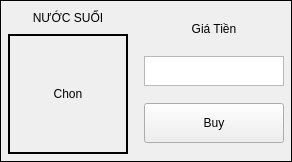
              <widget class="QFrame" name="frame_73">
               <property name="frameShape">
                <enum>QFrame::Box</enum>
               </property>
               <layout class="QHBoxLayout" name="horizontalLayout_10">
                <property name="leftMargin">
                 <number>2</number>
                </property>
                <property name="topMargin">
                 <number>2</number>
                </property>
                <property name="rightMargin">
                 <number>2</number>
                </property>
                <property name="bottomMargin">
                 <number>2</number>
                </property>
                <item>
                 <widget class="QFrame" name="frame_74">
                  <property name="sizePolicy">
                   <sizepolicy hsizetype="Expanding" vsizetype="Preferred">
                    <horstretch>0</horstretch>
                    <verstretch>0</verstretch>
                   </sizepolicy>
                  </property>
                  <property name="frameShape">
                   <enum>QFrame::Box</enum>
                  </property>
                  <property name="lineWidth">
                   <number>0</number>
                  </property>
                  <layout class="QVBoxLayout" name="verticalLayout_46">
                   <property name="leftMargin">
                    <number>5</number>
                   </property>
                   <property name="topMargin">
                    <number>5</number>
                   </property>
                   <property name="rightMargin">
                    <number>5</number>
                   </property>
                   <property name="bottomMargin">
                    <number>5</number>
                   </property>
                   <item>
                    <widget class="QLabel" name="nameID20">
                     <property name="sizePolicy">
                      <sizepolicy hsizetype="Expanding" vsizetype="Maximum">
                       <horstretch>0</horstretch>
                       <verstretch>0</verstretch>
                      </sizepolicy>
                     </property>
                     <property name="minimumSize">
                      <size>
                       <width>20</width>
                       <height>20</height>
                      </size>
                     </property>
                     <property name="maximumSize">
                      <size>
                       <width>5000</width>
                       <height>60</height>
                      </size>
                     </property>
                     <property name="frameShape">
                      <enum>QFrame::Box</enum>
                     </property>
                     <property name="lineWidth">
                      <number>0</number>
                     </property>
                     <property name="text">
                      <string>NƯỚC SUỐI</string>
                     </property>
                     <property name="alignment">
                      <set>Qt::AlignCenter</set>
                     </property>
                    </widget>
                   </item>
                   <item>
                    <widget class="QLabel" name="imageID20">
                     <property name="sizePolicy">
                      <sizepolicy hsizetype="Expanding" vsizetype="Maximum">
                       <horstretch>0</horstretch>
                       <verstretch>0</verstretch>
                      </sizepolicy>
                     </property>
                     <property name="minimumSize">
                      <size>
                       <width>120</width>
                       <height>120</height>
                      </size>
                     </property>
                     <property name="maximumSize">
                      <size>
                       <width>5000</width>
                       <height>250</height>
                      </size>
                     </property>
                     <property name="frameShape">
                      <enum>QFrame::Box</enum>
                     </property>
                     <property name="lineWidth">
                      <number>2</number>
                     </property>
                     <property name="text">
                      <string>Chon</string>
                     </property>
                     <property name="alignment">
                      <set>Qt::AlignCenter</set>
                     </property>
                    </widget>
                   </item>
                  </layout>
                 </widget>
                </item>
                <item>
                 <widget class="QFrame" name="frame_75">
                  <property name="maximumSize">
                   <size>
                    <width>150</width>
                    <height>16777215</height>
                   </size>
                  </property>
                  <layout class="QVBoxLayout" name="verticalLayout_49">
                   <property name="leftMargin">
                    <number>5</number>
                   </property>
                   <property name="topMargin">
                    <number>5</number>
                   </property>
                   <property name="rightMargin">
                    <number>5</number>
                   </property>
                   <property name="bottomMargin">
                    <number>5</number>
                   </property>
                   <item>
                    <widget class="QLabel" name="imageAc_25">
                     <property name="sizePolicy">
                      <sizepolicy hsizetype="Maximum" vsizetype="Maximum">
                       <horstretch>0</horstretch>
                       <verstretch>0</verstretch>
                      </sizepolicy>
                     </property>
                     <property name="minimumSize">
                      <size>
                       <width>20</width>
                       <height>20</height>
                      </size>
                     </property>
                     <property name="maximumSize">
                      <size>
                       <width>150</width>
                       <height>20</height>
                      </size>
                     </property>
                     <property name="frameShape">
                      <enum>QFrame::Box</enum>
                     </property>
                     <property name="lineWidth">
                      <number>0</number>
                     </property>
                     <property name="text">
                      <string>Giá Tiền</string>
                     </property>
                     <property name="alignment">
                      <set>Qt::AlignCenter</set>
                     </property>
                    </widget>
                   </item>
                   <item>
                    <widget class="QTextEdit" name="totalCoinID20">
                     <property name="maximumSize">
                      <size>
                       <width>500</width>
                       <height>30</height>
                      </size>
                     </property>
                     <property name="readOnly">
                      <bool>true</bool>
                     </property>
                    </widget>
                   </item>
                   <item>
                    <widget class="QPushButton" name="btnBuyID20">
                     <property name="sizePolicy">
                      <sizepolicy hsizetype="Expanding" vsizetype="Fixed">
                       <horstretch>0</horstretch>
                       <verstretch>0</verstretch>
                      </sizepolicy>
                     </property>
                     <property name="minimumSize">
                      <size>
                       <width>0</width>
                       <height>40</height>
                      </size>
                     </property>
                     <property name="text">
                      <string>Buy</string>
                     </property>
                     <property name="ID" stdset="0">
                      <number>20</number>
                     </property>
                    </widget>
                   </item>
                  </layout>
                 </widget>
                </item>
               </layout>
              </widget>
